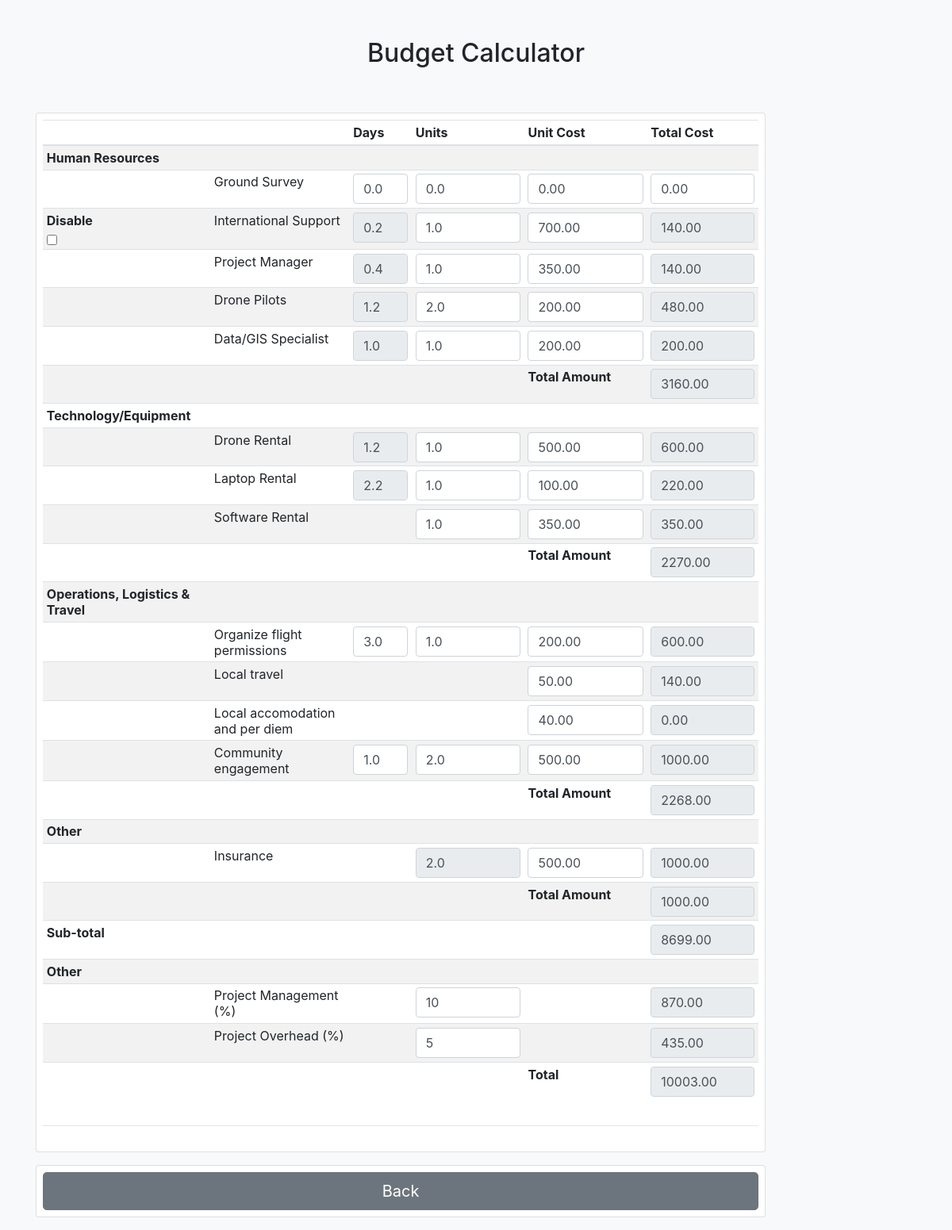
/budget, run on an earlier commit of the app's database.
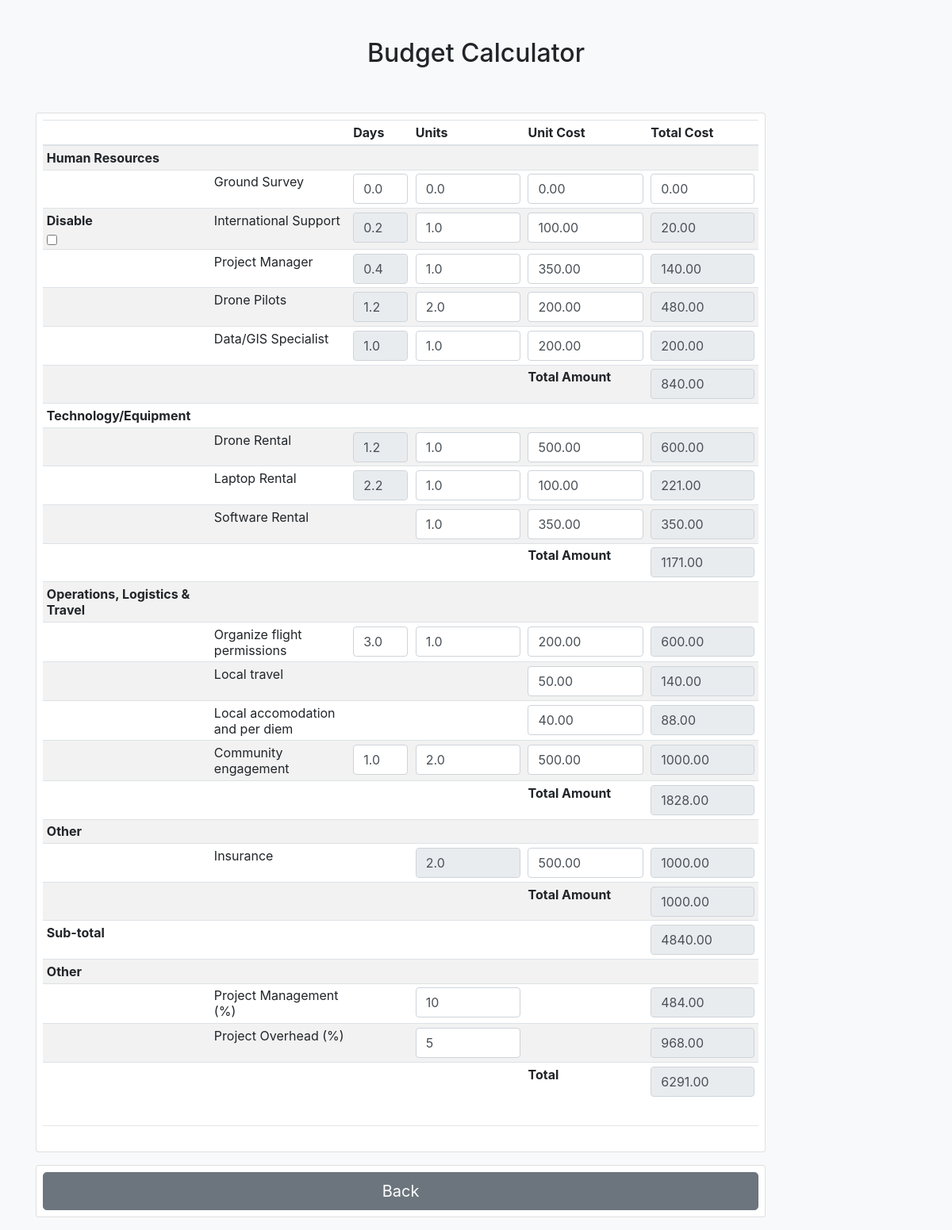
And on a later commit of the database.
### planner/models.py (models this page shows, shortened)
class BudgetItemCost(models.Model):
    budget_item = models.ForeignKey(BudgetItem, on_delete=models.CASCADE)
    days = models.FloatField(blank = True, null = True)
    unitCost = models.DecimalField(max_digits=10, decimal_places=2)
    units = models.FloatField(blank =True, null =True)
    totalCost = models.DecimalField(max_digits=10, decimal_places=2)

class DepartmentCost(models.Model):
    department = models.ForeignKey(Department, on_delete=models.CASCADE)
    total_Cost = models.DecimalField(max_digits=10, decimal_places=2)

class BudgetEstimate(models.Model):
    name = models.CharField(max_length=40)
    cost = models.DecimalField(max_digits=10, decimal_places=2)

class BudgetItem(models.Model):
    name = models.CharField(max_length=50)
    department = models.ForeignKey(Department, on_delete=models.CASCADE)

### planner/views.py (the view)
# urls.py: path('budget',views.budget_calc,name="budget"),
def budget_calc(request):
    if request.method == "POST":
        num_flights = request.POST["num_flights"]
        images_captured = request.POST["images_captured"]
        selected_drone_id = request.POST["selected_drone"]
        selected_drone = Drone.objects.get(id=selected_drone_id)
        budget_item_costs = BudgetItemCost.objects.all()
        department_costs = DepartmentCost.objects.all()
        budget_estimate = BudgetEstimate.objects.get(name='Total')
        budget_sub_total = BudgetEstimate.objects.get(name='SubTotal')
        cal = BudgetCalculations(num_flights, images_captured)
        cal.set_days()
        return render(
            request, "planner/budget.html"
            ,{
                "budget_item_costs": budget_item_costs,
                "department_costs": department_costs,
                "budget_estimate": budget_estimate,
                "budget_sub_total": budget_sub_total
        },)
    elif request.method == "GET":
        budget_item_costs = BudgetItemCost.objects.all()
        department_costs = DepartmentCost.objects.all()
        budget_estimate = BudgetEstimate.objects.get(name='Total')
        budget_sub_total = BudgetEstimate.objects.get(name='SubTotal')
        return render(request, "planner/budget.html"
        ,{
                "budget_item_costs": budget_item_costs,
                "department_costs": department_costs,
                "budget_estimate": budget_estimate,
                "budget_sub_total": budget_sub_total
        },)

### planner/templates/planner/budget.html (shortened to what the changed rows need)
<html>
<head>
  <link rel="stylesheet" href="https://stackpath.bootstrapcdn.com/bootstrap/4.5.0/css/bootstrap.min.css">
</head>
<body class="bg-light">
  <div class="container">
    <div class="py-5 text-center">
      <h2>Budget Calculator {{cost}} </h2>
    </div>
    <div class="row">
      <div class="col-md-10 order-md-1">
        <form action="{% url 'budget_adjustment'%}" class="card p-2 test" method="POST"> {% csrf_token %}
          <table class="table table-striped table-sm">
            <thead>
              <tr>
                <th scope="col"></th>
                <th scope="col"></th>
                <th scope="col">Days</th>
                <th scope="col">Units</th>
                <th scope="col">Unit Cost</th>
                <th scope="col">Total Cost</th>
              </tr>
            </thead>
            <tbody>
              <tr>
                <th>Human Resources</th>
              </tr>
              <tr>
                <th scope="row"></th>
              </tr>
              <tr id="row_int_support">
                <th scope="row">
                  <div>
                    <label for="check_int_support">Disable</label> <br>
                    <input type="checkbox" id="check_int_support" name="check_int_support">
                  </div>
                </th>
                {% for budget_item_cost in budget_item_costs %}
                    {% if  budget_item_cost.budget_item.name == 'International support' %}
                <td><input type="number" class="form-control" min="0" id="international_days" name="international_days" max="100"  value ={{budget_item_cost.days}} readonly></td>
                <td><input type="number" class="form-control" min="0" id="international_unit" name="international_unit" value ={{budget_item_cost.units}}></td>
                <td><input type="number" class="form-control" min="0" id="international_unit_cost" name="international_unit_cost" value ={{budget_item_cost.unitCost}}></td>
                <td><input type="number" class="form-control" min="0" id="international_total" name="international_total" readonly value ={{budget_item_cost.totalCost}}></td>
                  {% endif %}
                {% endfor %}
              </tr>
              <tr>
                <th scope="row"></th>
              </tr>
              <tr>
                <th scope="row"></th>
              </tr>
              <tr>
                <th scope="row"></th>
              </tr>
              <tr>
                <th scope="row">Total Amount</th>
                {% for department_cost in department_costs %}
                {% if  department_cost.department.name == 'Human Resources' %}
                <td><input type="number" class="form-control" min="0" id="human_r_total" name="human_r_total" readonly value="{{department_cost.total_Cost}}"></td>
                {% endif %}
                {% endfor %}
              </tr>
              <tr>
                <th>Technology/Equipment</th>
              </tr>
              <tr>
                <th scope="row"></th>
              </tr>
              <tr>
                <th scope="row"></th>
                {% for budget_item_cost in budget_item_costs %}
                {% if  budget_item_cost.budget_item.name == 'Laptop Rental' %}
                <td><input type="number" class="form-control" min="0" id="laptop_r_days" name="laptop_r_days" max="100" readonly value ={{budget_item_cost.days}}></td>
                <td><input type="number" class="form-control" min="0" id="laptop_r_unit_cost" name="laptop_r_unit_cost" value ={{budget_item_cost.units}}></td>
                <td><input type="number" class="form-control" min="0" id="laptop_r_unit" name="laptop_r_unit" value ={{budget_item_cost.unitCost}}></td>
                <td><input type="number" class="form-control" min="0" id="laptop_r_total" name="laptop_r_total" readonly value ={{budget_item_cost.totalCost}}></td>
                {% endif %}
                {% endfor %}
              </tr>
              <tr>
                <th scope="row"></th>
              </tr>
              <tr>
                <th scope="row">Total Amount</th>
                {% for department_cost in department_costs %}
                {% if  department_cost.department.name == 'Technology' %}
                <td><input type="number" class="form-control" min="0" id="tech_r_total" name="tech_r_total" readonly value="{{department_cost.total_Cost}}"></td>
                {% endif %}
                {% endfor %}
              </tr>
              <tr>
                <th>Operations, Logistics & Travel</th>
              </tr>
              <tr>
                <th scope="row"></th>
              </tr>
              <tr>
                <th scope="row"></th>
              </tr>
              <tr>
                <th scope="row"></th>
                {% for budget_item_cost in budget_item_costs %}
                {% if  budget_item_cost.budget_item.name == 'Local accomodation and per diem' %}
                <td><input type="number" class="form-control" min="0" id="accodomation_days"  name="accodomation_days" max="100" hidden readonly value ={{budget_item_cost.days}}></td>
                <td><input type="number" class="form-control" min="0" id="accodomation_unit" name="accodomation_unit" hidden readonly value ={{budget_item_cost.units}}></td>
                <td><input type="number" class="form-control" min="0" id="accodomation_unit_cost" name="accodomation_unit_cost" value ={{budget_item_cost.unitCost}}></td>
                <td><input type="number" class="form-control" min="0" id="accodomation_total" name="accodomation_total" readonly value ={{budget_item_cost.totalCost}}></td>
                {% endif %}
                {% endfor %}
              </tr>
              <tr>
                <th scope="row"></th>
              </tr>
              <tr>
                <th scope="row">Total Amount</th>
                {% for department_cost in department_costs %}
                {% if  department_cost.department.name == 'Operations' %}
                <td><input type="number" class="form-control" min="0" id="operations_total" name="operations_total" readonly value="{{department_cost.total_Cost}}"></td>
                {% endif %}
                {% endfor %}
              </tr>
              <tr>
              <th colspan='6'>Other</th>
              </tr>
              <tr>
                <th scope="row"></th>
              </tr>
              <tr>
                <th scope="row">Total Amount</th>
              </tr>
              <tr>
                <th colspan='5'>Sub-total</th>
                <td><input type="number" class="form-control" min="0" id="sub_total" name="sub_total" value={{budget_sub_total.cost}} readonly></td>
              </tr>
              <tr>
                <th colspan='6'>Other</th>
              </tr>
              <tr>
                <th scope="row"></th>
                <td>Project Management (%)</td>
                {% for budget_item_cost in budget_item_costs %}
                {% if  budget_item_cost.budget_item.name == 'Project Management' %}
                <td><input type="number" class="form-control" min="0" id="project_m_unit" name="project_m_unit" readonly value ={{budget_item_cost.units}} hidden></td>
                <td><input type="number" class="form-control"  id="project_m_unit_cost" name="project_m_unit_cost"  value ={% widthratio budget_item_cost.unitCost 1 100 %}></td>
                <td></td>
                <td><input type="number" class="form-control" min="0" id="project_m_total" name="project_m_total" readonly value ={{budget_item_cost.totalCost}}></td>
                {% endif %}
                {% endfor %}
              </tr>
              <tr>
                <th scope="row"></th>
                {% for budget_item_cost in budget_item_costs %}
                {% if  budget_item_cost.budget_item.name == 'Project Overhead' %}
                <td><input type="hidden" value={{budget_item_cost.budget_item.name}}/>{{budget_item_cost.budget_item.name}} (%)</td>
                <td><input type="number" class="form-control" min="0" id="project_o_unit" name="project_o_unit" readonly value ={{budget_item_cost.units}} hidden></td>
                <td><input type="number" class="form-control" id="project_o_unit_cost" name="project_o_unit_cost"  value ={% widthratio budget_item_cost.unitCost 1 100 %} ></td>
                <td></td>
                <td><input type="number" class="form-control" min="0" id="project_o_total" id="project_o_total" name="project_o_total" readonly value ={{budget_item_cost.totalCost}}></td>
                {% endif %}
                {% endfor %}
              </tr>
              <tr>
                <th scope="row">Total</th>
                      <td><input type="number" class="form-control" min="0" id="total_overal" name="total_overal" readonly value="{{budget_estimate.cost}}"></td>
              </tr>
            </tbody>
          </table>
        </form>
      </div>
    </div>
  </div>
</body>

What changed in the data, as far as the page shows it:
changed BudgetItemCost (number 2 of 15 on the later page): international_unit_cost "700.00" → "100.00"; international_total "140.00" → "20.00"
changed DepartmentCost (number 1 of 4 on the later page): human_r_total "3160.00" → "840.00"
changed BudgetItemCost (number 7 of 15 on the later page): laptop_r_total "220.00" → "221.00"
changed DepartmentCost (number 2 of 4 on the later page): tech_r_total "2270.00" → "1171.00"
changed BudgetItemCost (number 11 of 15 on the later page): accodomation_total "0.00" → "88.00"
changed DepartmentCost (number 3 of 4 on the later page): operations_total "2268.00" → "1828.00"
changed BudgetEstimate (number 1 of 2 on the later page): sub_total "8699.00" → "4840.00"
changed BudgetItemCost (number 14 of 15 on the later page): project_m_total "870.00" → "484.00"
changed BudgetItemCost "Project Overhead": project_o_total "435.00" → "968.00"
changed BudgetEstimate (number 2 of 2 on the later page): total_overal "10003.00" → "6291.00"
